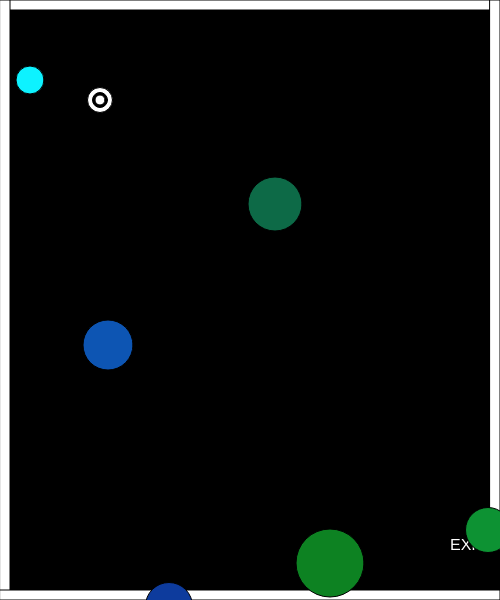
Frame 1 (no input)
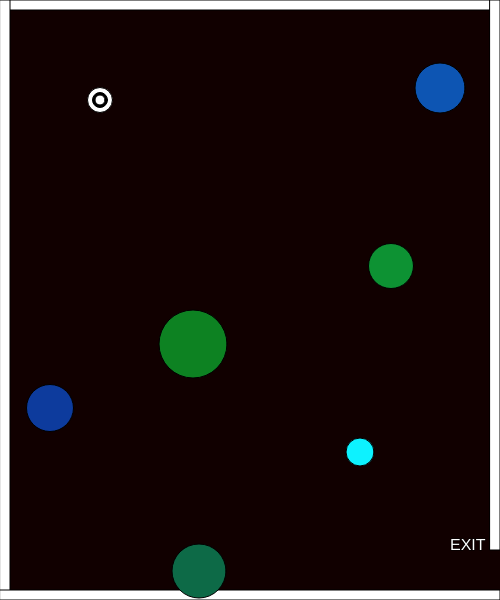
Frame 60 (no input)
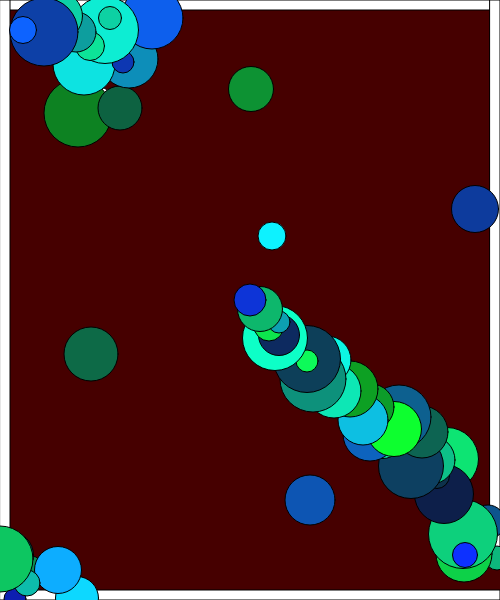
Frame 120 (the mouse pressed at the canvas centre since frame 60)

The p5.js sketch that drew these frames (run headless with seeded random() and noise() and a simulated clock; from frame 60 on, the mouse is pressed at the canvas centre):

// p5.js sketch
// ── sketch.js
// x and y for player character
var characterX = 100;
var characterY = 100;
// define the key codes for each letter
var w = 87; 
var s = 83;
var a = 65;
var d = 68;

//setup arrays for enemies 
var enemyShapeX = [];
var enemyShapeY = [];

var enemyShapeRadius = [];
//var enemyShapeInitialRadius = [];
//var enemyShapeRadiusVelocity = [];
//var enemyShapeRadiusAcceleration = 0.01; 

var enemyShapeXSpeed = [];
var enemyShapeYSpeed = []; 

var enemyShapeXVelocity = [];

var enemyShapeG = [];
var enemyShapeB = [];

/*
// x and y for enemy 1 
var enemyShape1X = 30;
var enemyShape1Y = 50;
var enemyShape1XSpeed;
var enemyShape1YSpeed;

// x and y for enemy 2
var enemyShape2X = 30;
var enemyShape2Y = 50;
var enemyShape2XSpeed = ((Math.floor(Math.random() * 10)) + 1);
var enemyShape2YSpeed = ((Math.floor(Math.random() * 10)) + 5);
var enemyShape2XVelocity = 0.25;
//var enemyShape2YVelocity = 0.25;
*/

// bg color change [attempt to make it gradual] [from black to red to black]
var bgR = 0;
var bgRVelocity = 0; 
var bgVelocityChange = 0.01; 

// create a shape when the mouse is clicked
var mouseShapeX;
var mouseShapeY;
function setup()
{
    createCanvas(500, 600);

    //get random speed, color, position, and velocity when start
    for (var i = 0; i < 6; i++){

        enemyShapeG[i] = getRandomNumber(235)+20;
        enemyShapeB[i] = getRandomNumber(235)+20;

        enemyShapeX[i] = getRandomNumber(width);
        enemyShapeY[i] = getRandomNumber(height);

        enemyShapeRadius[i] = getRandomNumber(50) + 10;
        //enemyShapeInitialRadius[i] = enemyShapeRadius[i];
        ////enemyShapeRadiusVelocity[i] = 0;

        enemyShapeXSpeed[i] = ((Math.floor(Math.random() * 10)) + 1);
        enemyShapeYSpeed[i] = ((Math.floor(Math.random() * 10)) + 1);

       // enemyShapeXVelocity[i] = (Math.floor(Math.random()));

        //if(i%2==0){
            //enemyShapeVelocity[i] = (Math.floor(Math.random()));
        //}
    }
}

function draw()
{

    BGHueChanger();

    unrealityBarrier();

    exitGenerator();

    createPlayer();

    movePlayer();

    obstacleCreator();

    //obstacleOne();

    //obstacleTwo();

    exitMessage();

    clickDrawObject();

}

function mouseClicked()
{
    mouseShapeX = mouseX;
    mouseShapeY = mouseY;
}

function createPlayer(){
    //character
    fill(255,255,255);
    circle(characterX,characterY,25);
    fill(0,0,0);
    circle(characterX,characterY,15);
    fill(255,255,255);
    circle(characterX,characterY,10);
}

function movePlayer(){
    // handle the keys
    if(keyIsDown(w))
    {
        characterY -= 10;   
    }
    if(keyIsDown(s))
    {
        characterY += 10;   
    }
    if(keyIsDown(a))
    {
        characterX -= 10;   
    }
    if(keyIsDown(d))
    {
        characterX += 10;   
    }
}

function clickDrawObject(){
    // create the shape based on the mouse click
    //fill(120,130,140);
    //circle(mouseShapeX, mouseShapeY, 25)
    
    if(mouseIsPressed === true){
        addNewEnemy(mouseX, mouseY);
    }
}

function addNewEnemy(inputX,inputY){
    enemyListLength = enemyShapeX.length;

    enemyShapeG[enemyListLength] = getRandomNumber(235)+20;
    enemyShapeB[enemyListLength] = getRandomNumber(235)+20;

    enemyShapeX[enemyListLength] = inputX;
    enemyShapeY[enemyListLength] = inputY;

    enemyShapeRadius[enemyListLength] = getRandomNumber(50) + 10;
        
    enemyShapeXSpeed[enemyListLength] = ((Math.floor(Math.random() * 10)) + 1);
    enemyShapeYSpeed[enemyListLength] = ((Math.floor(Math.random() * 10)) + 1);
}

function obstacleCreator(){
    //draw shape 
    for(var i = 0; i < enemyShapeX.length; i++){
        fill(13, enemyShapeG[i], enemyShapeB[i]);
        circle(enemyShapeX[i],enemyShapeY[i],enemyShapeRadius[i]);

        enemyShapeXSpeed[i] = ((Math.floor(Math.random() * 10)) + 2);
        enemyShapeYSpeed[i] = ((Math.floor(Math.random() * 10)) + 2);
        
        //change speed
        enemyShapeX[i] += enemyShapeXSpeed[i];
        enemyShapeY[i] += enemyShapeYSpeed[i];

        //change radius
        //enemyShapeRadius[i] += enemyShapeRadiusVelocity[i];
       // enemyShapeRadiusVelocity[i] += enemyShapeRadiusAcceleration[i];
        //if(Math.abs(enemyShapeRadius[i] - enemyShapeInitialRadius[i]) > 5 ){
       // //    enemyShapeRadiusVelocity[i] *= -1;
        //}

        obstacleOutOfBound(i);

    }
}

function obstacleOutOfBound(index){
    // check to see if the shape has gone out of bounds
    if(enemyShapeX[index] > width)
    {
        enemyShapeX[index] = 0;
    }
    else if(enemyShapeX[index] < 0)
    {
        enemyShapeX[index] = width;
    }

    if(enemyShapeY[index] > height)
    {
        enemyShapeY[index] = 0;
    }
    else if(enemyShapeY[index] < 0)
    {
        enemyShapeY[index] = height;
    }
}

/*
function obstacleBounce(index){
    // make shape bounce 
    if(enemyShapeX[index] >= width || enemyShapeX[index] <= 0){
        enemyShapeXSpeed[index] *= -1;
        //if(index % 2 === 0){
            //enemyShapeVelocity[index/2] *= -1;
        //}
    }
    if(enemyShapeY[index] >= height || enemyShapeY[index] <= 0){
        enemyShapeYSpeed[index] *= -1;
      //  if(index % 2 === 0){
          //  enemyShapeVelocity[index/2] *= -1;
      //  }
    }
}
*/

/*
function obstacleOne(){
    // enemy 1 shape
    fill(13,145,14);
    circle(enemyShapeX[0], enemyShapeY[0], 10);

    // get a random speed when the it first starts
    enemyShape1XSpeed = ((Math.floor(Math.random() * 10)) + 1);
    enemyShape1YSpeed = ((Math.floor(Math.random() * 10)) + 1);

    // move shape 1
    enemyShape1X += enemyShape1XSpeed;
    enemyShape1Y += enemyShape1YSpeed;

    obstacleOneOutOfBound();
}

function obstacleOneOutOfBound(){
    // check to see if the shape 1 has gone out of bounds
    if(enemyShape1X > width)
    {
        enemyShape1X = 0;
    }
    else if(enemyShape1X < 0)
    {
        enemyShape1X = width;
    }
    else if(enemyShape1X >= 250 && enemyShape1Y <= 350){
        enemyShape1X += (enemyShape1XSpeed *= -5);
    }

    if(enemyShape1Y > height)
    {
        enemyShape1Y = 0;
    }
    else if(enemyShape1Y < 0)
    {
        enemyShape1Y = height;
    }
    else if(enemyShape1Y >= 250 && enemyShape1Y <= 350){
        enemyShape1Y += 30;    
    }
}

function obstacleTwo(){
    // enemy 2 shape 
    fill(13,232,185);
    circle(enemyShape2X, enemyShape2Y, 10);

    // move shape 2
    enemyShape2X += enemyShape2XSpeed;
    enemyShape2Y += enemyShape2YSpeed;

    // change speed of shape 2
    enemyShape2XSpeed -= enemyShape2XVelocity;

    obstacleTwoBounce();

}

function obstacleTwoBounce(){
    // make shape 2 bounce 
    if(enemyShape2X >= width || enemyShape2X <= 0){
        enemyShape2XSpeed *= -1;
        enemyShape2XVelocity *= -1;
    }
    if(enemyShape2Y >= height || enemyShape2Y <= 0){
        enemyShape2YSpeed *= -1;
        enemyShape2XVelocity *= -1;
    }
}
*/

function unrealityBarrier(){
    stroke(0);
    fill(255);
    // top border
    rect(0,0,width,10);
    // left border
    rect(0,0,10,height);
    // bottom border
    rect(0, height-10,width, 10);
    // right upper border
    rect(width-10,0,10,height-50);
}

function exitGenerator(){
    // exit message
    textSize(16);
    text("EXIT", width-50,height-50)    
}

function exitMessage(){
    // check to see if the character has left the exit
    if(characterX > width && characterY > width-50)
    {
        fill(255);
        stroke(5);
        textSize(26);
        text("yay you commit the win.", width/2-125, height/2-50);
    }    
}

function BGHueChanger(){
    background(bgR,0,0);
    bgR += bgRVelocity;
    bgRVelocity += bgVelocityChange;
    if(bgR < 0 || bgR >= 127){
        bgRVelocity *= -1;
    }
}

function getRandomNumber(number){
    return Math.floor(Math.random() * number) + 10;
}
